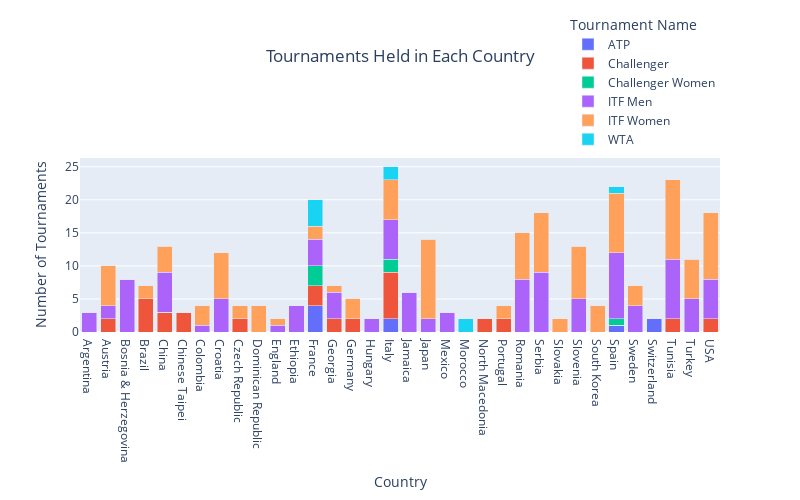

This figure's notebook cell:
### Markdown cell above
### 21. What kind of Tournaments have been held in each country?

### Code cell
# Sample data similar to the description
Countries_with_Tournaments = pd.merge( MatchVenueInfo[['match_id' , 'country']] , MatchTournamentInfo[['match_id','tournament_category_name']] ,  on='match_id')
Countries_with_Tournaments.columns
tournament_counts = Countries_with_Tournaments.groupby(['country', 'tournament_category_name']).size().unstack(fill_value=0).reset_index()

tournament_counts_long = tournament_counts.melt(id_vars=['country'], var_name='Tournament Name', value_name='Number of Tournaments')

# Create the stacked bar plot using Plotly
fig = px.bar(
    tournament_counts_long,
    x='country',
    y='Number of Tournaments',
    color='Tournament Name',
    title='Tournaments Held in Each Country',
    labels={'Number of Tournaments': 'Number of Tournaments', 'country': 'Country'},
    height=500,
    width=800
)


# Customize the layout for a more modern look
fig.update_layout(
    title={
        'text': 'Tournaments Held in Each Country',
        'y': 0.9,
        'x': 0.5,
        'xanchor': 'center',
        'yanchor': 'top'
    },
    legend_title_text='Tournament Name',
    legend=dict(
        orientation="v",
        yanchor="bottom",
        y=1.02,
        xanchor="right",
        x=1
    ),
    barmode='stack',
    xaxis_title='Country',
    yaxis_title='Number of Tournaments'
)

# Save the chart to an HTML file
fig.write_html("tournaments_held_in_each_country.html")

# Output message to inform the user
print("The chart has been saved to 'tournaments_held_in_each_country.html'. Open this file in a web browser to view the chart.")
fig.show()

### Figure 1 — Plotly figure (JSON) as saved in the notebook; plotly's stock layout.template omitted (floating-point values rounded to 4 significant figures)
{"data": [{"alignmentgroup": "True", "hovertemplate": "Tournament Name=ATP<br>Country=%{x}<br>Number of Tournaments=%{y}<extra></extra>", "legendgroup": "ATP", "marker": {"color": "#636efa", "pattern": {"shape": ""}}, "name": "ATP", "offsetgroup": "ATP", "orientation": "v", "showlegend": true, "textposition": "auto", "type": "bar", "x": ["Argentina", "Austria", "Bosnia & Herzegovina", "Brazil", "China", "Chinese Taipei", "Colombia", "Croatia", "Czech Republic", "Dominican Republic", "England", "Ethiopia", "France", "Georgia", "Germany", "Hungary", "Italy", "Jamaica", "Japan", "Mexico", "Morocco", "North Macedonia", "Portugal", "Romania", "Serbia", "Slovakia", "Slovenia", "South Korea", "Spain", "Sweden", "Switzerland", "Tunisia", "Turkey", "USA"], "xaxis": "x", "y": [0, 0, 0, 0, 0, 0, 0, 0, 0, 0, 0, 0, 4, 0, 0, 0, 2, 0, 0, 0, 0, 0, 0, 0, 0, 0, 0, 0, 1, 0, 2, 0, 0, 0], "yaxis": "y"}, {"alignmentgroup": "True", "hovertemplate": "Tournament Name=Challenger<br>Country=%{x}<br>Number of Tournaments=%{y}<extra></extra>", "legendgroup": "Challenger", "marker": {"color": "#EF553B", "pattern": {"shape": ""}}, "name": "Challenger", "offsetgroup": "Challenger", "orientation": "v", "showlegend": true, "textposition": "auto", "type": "bar", "x": ["Argentina", "Austria", "Bosnia & Herzegovina", "Brazil", "China", "Chinese Taipei", "Colombia", "Croatia", "Czech Republic", "Dominican Republic", "England", "Ethiopia", "France", "Georgia", "Germany", "Hungary", "Italy", "Jamaica", "Japan", "Mexico", "Morocco", "North Macedonia", "Portugal", "Romania", "Serbia", "Slovakia", "Slovenia", "South Korea", "Spain", "Sweden", "Switzerland", "Tunisia", "Turkey", "USA"], "xaxis": "x", "y": [0, 2, 0, 5, 3, 3, 0, 0, 2, 0, 0, 0, 3, 2, 2, 0, 7, 0, 0, 0, 0, 2, 2, 0, 0, 0, 0, 0, 0, 0, 0, 2, 0, 2], "yaxis": "y"}, {"alignmentgroup": "True", "hovertemplate": "Tournament Name=Challenger Women<br>Country=%{x}<br>Number of Tournaments=%{y}<extra></extra>", "legendgroup": "Challenger Women", "marker": {"color": "#00cc96", "pattern": {"shape": ""}}, "name": "Challenger Women", "offsetgroup": "Challenger Women", "orientation": "v", "showlegend": true, "textposition": "auto", "type": "bar", "x": ["Argentina", "Austria", "Bosnia & Herzegovina", "Brazil", "China", "Chinese Taipei", "Colombia", "Croatia", "Czech Republic", "Dominican Republic", "England", "Ethiopia", "France", "Georgia", "Germany", "Hungary", "Italy", "Jamaica", "Japan", "Mexico", "Morocco", "North Macedonia", "Portugal", "Romania", "Serbia", "Slovakia", "Slovenia", "South Korea", "Spain", "Sweden", "Switzerland", "Tunisia", "Turkey", "USA"], "xaxis": "x", "y": [0, 0, 0, 0, 0, 0, 0, 0, 0, 0, 0, 0, 3, 0, 0, 0, 2, 0, 0, 0, 0, 0, 0, 0, 0, 0, 0, 0, 1, 0, 0, 0, 0, 0], "yaxis": "y"}, {"alignmentgroup": "True", "hovertemplate": "Tournament Name=ITF Men<br>Country=%{x}<br>Number of Tournaments=%{y}<extra></extra>", "legendgroup": "ITF Men", "marker": {"color": "#ab63fa", "pattern": {"shape": ""}}, "name": "ITF Men", "offsetgroup": "ITF Men", "orientation": "v", "showlegend": true, "textposition": "auto", "type": "bar", "x": ["Argentina", "Austria", "Bosnia & Herzegovina", "Brazil", "China", "Chinese Taipei", "Colombia", "Croatia", "Czech Republic", "Dominican Republic", "England", "Ethiopia", "France", "Georgia", "Germany", "Hungary", "Italy", "Jamaica", "Japan", "Mexico", "Morocco", "North Macedonia", "Portugal", "Romania", "Serbia", "Slovakia", "Slovenia", "South Korea", "Spain", "Sweden", "Switzerland", "Tunisia", "Turkey", "USA"], "xaxis": "x", "y": [3, 2, 8, 0, 6, 0, 1, 5, 0, 0, 1, 4, 4, 4, 0, 2, 6, 6, 2, 3, 0, 0, 0, 8, 9, 0, 5, 0, 10, 4, 0, 9, 5, 6], "yaxis": "y"}, {"alignmentgroup": "True", "hovertemplate": "Tournament Name=ITF Women<br>Country=%{x}<br>Number of Tournaments=%{y}<extra></extra>", "legendgroup": "ITF Women", "marker": {"color": "#FFA15A", "pattern": {"shape": ""}}, "name": "ITF Women", "offsetgroup": "ITF Women", "orientation": "v", "showlegend": true, "textposition": "auto", "type": "bar", "x": ["Argentina", "Austria", "Bosnia & Herzegovina", "Brazil", "China", "Chinese Taipei", "Colombia", "Croatia", "Czech Republic", "Dominican Republic", "England", "Ethiopia", "France", "Georgia", "Germany", "Hungary", "Italy", "Jamaica", "Japan", "Mexico", "Morocco", "North Macedonia", "Portugal", "Romania", "Serbia", "Slovakia", "Slovenia", "South Korea", "Spain", "Sweden", "Switzerland", "Tunisia", "Turkey", "USA"], "xaxis": "x", "y": [0, 6, 0, 2, 4, 0, 3, 7, 2, 4, 1, 0, 2, 1, 3, 0, 6, 0, 12, 0, 0, 0, 2, 7, 9, 2, 8, 4, 9, 3, 0, 12, 6, 10], "yaxis": "y"}, {"alignmentgroup": "True", "hovertemplate": "Tournament Name=WTA<br>Country=%{x}<br>Number of Tournaments=%{y}<extra></extra>", "legendgroup": "WTA", "marker": {"color": "#19d3f3", "pattern": {"shape": ""}}, "name": "WTA", "offsetgroup": "WTA", "orientation": "v", "showlegend": true, "textposition": "auto", "type": "bar", "x": ["Argentina", "Austria", "Bosnia & Herzegovina", "Brazil", "China", "Chinese Taipei", "Colombia", "Croatia", "Czech Republic", "Dominican Republic", "England", "Ethiopia", "France", "Georgia", "Germany", "Hungary", "Italy", "Jamaica", "Japan", "Mexico", "Morocco", "North Macedonia", "Portugal", "Romania", "Serbia", "Slovakia", "Slovenia", "South Korea", "Spain", "Sweden", "Switzerland", "Tunisia", "Turkey", "USA"], "xaxis": "x", "y": [0, 0, 0, 0, 0, 0, 0, 0, 0, 0, 0, 0, 4, 0, 0, 0, 2, 0, 0, 0, 2, 0, 0, 0, 0, 0, 0, 0, 1, 0, 0, 0, 0, 0], "yaxis": "y"}], "layout": {"barmode": "stack", "height": 500, "legend": {"orientation": "v", "title": {"text": "Tournament Name"}, "tracegroupgap": 0, "x": 1, "xanchor": "right", "y": 1.02, "yanchor": "bottom"}, "title": {"text": "Tournaments Held in Each Country", "x": 0.5, "xanchor": "center", "y": 0.9, "yanchor": "top"}, "width": 800, "xaxis": {"anchor": "y", "domain": [0, 1], "title": {"text": "Country"}}, "yaxis": {"anchor": "x", "domain": [0, 1], "title": {"text": "Number of Tournaments"}}}}
